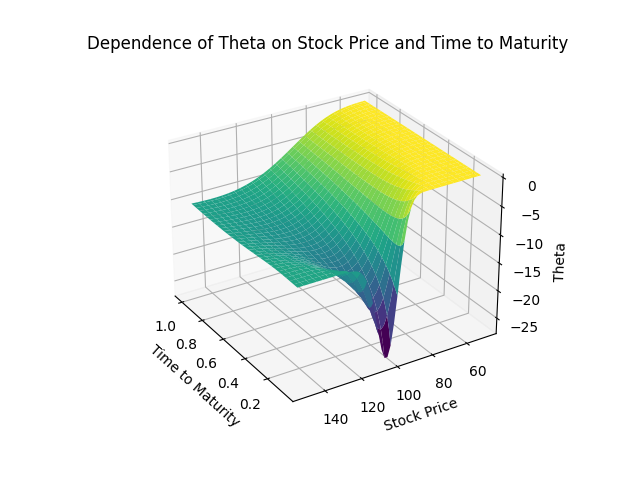

The script that saved this image:
import numpy as np
from scipy.stats import norm
from matplotlib import pyplot as plt
from matplotlib import cm

# parameter settings
save_figure = True
S_min = 50          # lower bound of Asset Price
S_max = 150         # upper bound of Asset Price
tau_min = 0.05      # lower bound of Time to Maturity
tau_max = 1         # upper bound of Time to Maturity
K = 100             # exercise price
r = 0.1             # riskfree interest rate
sig = 0.25          # volatility
d = 0.2             # dividend rate
steps = 60          # steps

tau = np.linspace(tau_min, tau_max, steps)
S = np.linspace(S_max, S_min, steps)


def get_theta(tau, S, K, r, d, sig):
    y = (np.log(S/K) + (r - d - sig**2/2) * tau)/(sig * np.sqrt(tau))

    return -np.exp(-d*tau)*sig*S/(2*np.sqrt(tau))*norm.pdf(y+sig*np.sqrt(tau)) - r*K*np.exp(-r*tau)*norm.cdf(y)


X, Y = np.meshgrid(tau, S)
fig, ax = plt.subplots(subplot_kw={"projection": "3d"})
ax.plot_surface(X, Y, get_theta(X, Y, K, r, d, sig), cmap=cm.viridis)
ax.set_title('Dependence of Theta on Stock Price and Time to Maturity')
ax.set_xlabel('Time to Maturity')
ax.set_ylabel('Stock Price')
ax.set_zlabel('Theta')
plt.show()

if save_figure:
    fig.savefig('SFEtheta.png', transparent=True)
